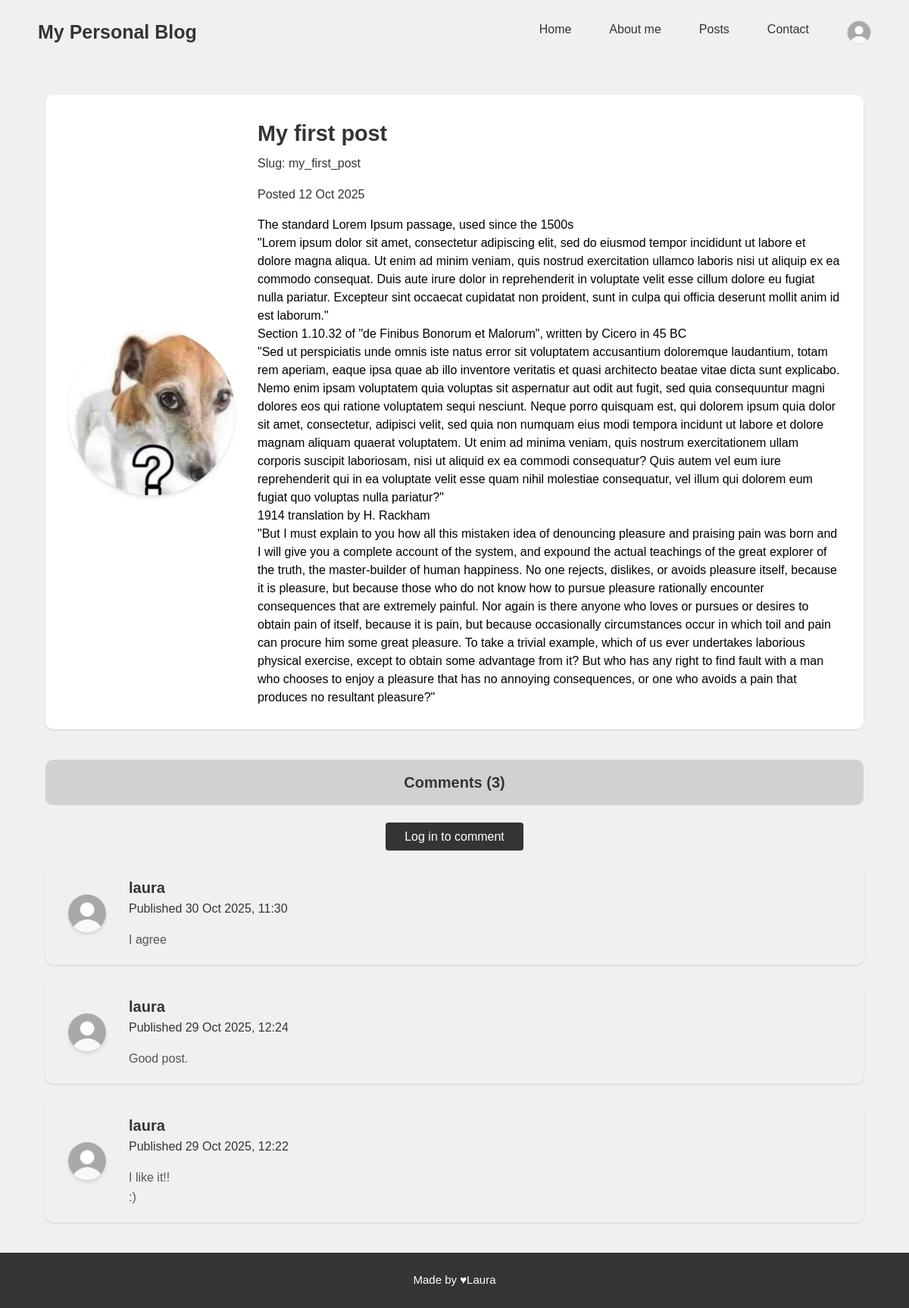
Screenshot of /posts/my_first_post/ with the database file from the repository.
### posts/models.py (models this page shows, shortened)
class Post(models.Model):
    image = models.ImageField(default='def_post.png', blank=True)
    title = models.CharField(max_length=100)
    description = models.CharField(max_length=300)
    content = models.TextField()
    slug = models.SlugField(unique=True)
    date_published = models.DateTimeField(auto_now_add=True)

### comments/models.py (models this page shows, shortened)
class Comment(models.Model):
    post = models.ForeignKey(Post, on_delete=models.CASCADE, related_name='comments')
    author = models.ForeignKey(User, on_delete=models.CASCADE)
    text = models.TextField(max_length=1000)
    created_at = models.DateTimeField(auto_now_add=True)

### posts/views.py (the view)
# urls.py: path('<slug:slug>/', views.post_detail, name='post_detail'),
def post_detail(request, slug):
    post = Post.objects.get(slug=slug)
    comments = post.comments.all().order_by('-created_at')
    form = CommentForm()
    return render(request, 'posts/post_detail.html', {
        'post': post,
        'comments': comments,
        'form': form,
    })

### posts/templates/posts/post_detail.html (shortened to what this page needs)
{% extends "base.html" %}
{% load static %}
{% block content %}
<div class="max-w-[90%] mx-auto m-[40px]">
    <section class="bg-white rounded-[10px] p-[30px] shadow dark:bg-[#2a2a2a]">
        <div class="flex flex-col lg:flex-row items-center gap-[30px]">
            <img src="{{ post.image.url }}" alt="{{ post.title }}"
                class="w-[220px] h-[220px] object-cover rounded-full shadow-md">
            <div>
                <h2 class="text-[1.8rem] font-semibold text-[#343434] mb-[5px] dark:text-[#e5e5e5]">
                    {{ post.title }}
                </h2>
                <p class="text-[#343434] leading-relaxed text-justify mb-[15px] dark:text-[#cfcfcf]">
                    Slug: {{ post.slug }}
                </p>
                <p class="text-[#343434] leading-relaxed text-justify mb-[15px] dark:text-[#cfcfcf]">
                    Posted {{ post.date_published|date:"d M Y" }}</p>
                <p class="text-[#555] leading-relaxed text-justify mb-[15px] dark:text-[#cfcfcf]">
                    {{ post.content|linebreaks }}
                </p>
            </div>
        </div>
    </section>
</div>
<div class="max-w-[90%] mx-auto m-[40px]">
    <div class="bg-[#d1d1d1] flex flex-col items-center py-[15px] rounded-[10px] dark:bg-[#2a2a2a] mb-[30px]">
        <h1 class="text-[20px] text-[#343434] m-0 dark:text-[#e5e5e5] font-semibold">Comments ({{ comments.count }})
        </h1>
    </div>
    {% if user.is_authenticated %}
    <form action="{% url 'posts:add_comment' post.slug %}" method="post">
        {% csrf_token %}
        {% for field in form %}
        <div class="w-full text-center">
            {{ field }}
        </div>
        {% endfor %}
        <div class="text-center">
            <button type="submit"
                class="cursor-pointer bg-[#343434] text-white rounded-[4px] px-[25px] py-[5px] no-underline hover:bg-[#575757] dark:hover:bg-[#696969] dark:bg-[#575757] dark:text-white">Post
                comment
            </button>
        </div>
    </form>
    {% else %}
    <p class="text-center mt-4">
        <a href="{% url 'users:login' %}?next={{ request.path }}" class="w-2/5 bg-[#343434] text-white rounded-[4px] px-[25px] py-[10px] mt-[20px] self-start no-underline hover:bg-[#575757] dark:hover:bg-[#696969] dark:bg-[#575757] dark:text-white cursor-pointer">
            Log in to comment
        </a>
    </p>
    {% endif %}
    {% for comment in comments %}
    <section class="mt-[20px] rounded-[10px] p-[10px] shadow dark:bg-[#2a2a2a]">
        <div class="flex flex-col lg:flex-row items-center gap-[30px] px-[20px] py-[10px]">
            <img src="{% static 'images/default_user.jpg' %}" alt="user profile photo"
                class="w-[50px] h-[50px] object-cover rounded-full shadow-md">
            <div>
                <div class="text-[#343434] font-semibold text-justify dark:text-[#cfcfcf] text-[20px]">
                    {{ comment.author.username }}</div>
                <div class="text-[#343434] leading-relaxed text-justify mb-[15px] dark:text-[#cfcfcf]">
                    Published {{ comment.created_at|date:"d M Y" }}, {{ comment.created_at|time:"H:i" }}</div>
                <div class="text-[#555] leading-relaxed text-justify dark:text-[#cfcfcf]">
                    {{ comment.text|linebreaks }}
                </div>
            </div>
        </div>
    </section>
    {% empty %}
    <p class="mt-[30px] text-[25px] text-[#343434] font-bold m-0 dark:text-[#e5e5e5] text-center">No comments yet. Be
        the first!</p>
    {% endfor %}
</div>
{% endblock %}

### theme/templates/base.html (shortened to what this page needs)
{% load static tailwind_tags %}
<!DOCTYPE html>
<html lang="en" class="font-[Montserrat,Arial,Calibri]">
<head>
    {% tailwind_css %}
    {% load static %}
</head>
<body
    class="min-h-screen flex flex-col font-[Montserrat,Arial,Calibri] bg-[#f0f0f0] m-0 dark:bg-[#0f0f0f] dark:text-[#e5e5e5]">
    <header class="h-[85px]">
        <div class="flex items-center justify-between px-[50px] h-full bg-[#f0f0f0] dark:bg-[#0f0f0f]">
            <div class="text-[25px] font-bold text-[#343434] dark:text-[#e5e5e5]">My Personal Blog</div>
            <nav>
                <ul class="flex gap-[50px] list-none">
                    <li><a href="/"
                            class="text-[#343434] hover:text-[#575757] no-underline dark:text-[#e5e5e5] dark:hover:text-[#f3f3f3]">Home</a>
                    </li>
                    <li><a href="/aboutme"
                            class="text-[#343434] hover:text-[#575757] no-underline dark:text-[#e5e5e5] dark:hover:text-[#f3f3f3]">About
                            me</a></li>
                    <li><a href="/posts"
                            class="text-[#343434] hover:text-[#575757] no-underline dark:text-[#e5e5e5] dark:hover:text-[#f3f3f3]">Posts</a>
                    </li>
                    <li><a href=""
                            class="text-[#343434] hover:text-[#575757] no-underline dark:text-[#e5e5e5] dark:hover:text-[#f3f3f3]">Contact</a>
                    </li>
                    <li class="relative group">
                        <img src="{% static 'images/default_user.jpg' %}" alt="Perfil"
                            class="w-8 h-8 rounded-full cursor-pointer border border-gray-300 dark:border-gray-600 object-cover" />
                    </li>
                </ul>
            </nav>
        </div>
    </header>
    <main class="flex-grow">
        {% block content %}
        {% endblock %}
    </main>
    <footer class="text-white bg-[#343434] text-center text-[15px] py-[25px] mb-0 dark:bg-[#0b0b0b]">
        Made by ♥Laura
    </footer>
</body>
</html>

### rows the page displays
Post: image (picture), title "My first post", slug "my_first_post", date_published "12 Oct 2025", content "The standard Lorem Ipsum passage, used since the 1500s \"Lorem ipsum dolor sit amet, consectetur adipiscing elit, sed do eiusmod tempor incididunt ut labore et dolore magna aliqua. Ut enim ad minim veniam, quis nostrud exercitation ullamco laboris nisi ut aliquip ex ea commodo consequat. Duis aute irure dolor in reprehenderit in voluptate velit esse cillum dolore eu fugiat nulla pariatur. Excepteur sint occaecat cupidatat non proident, sunt in culpa qui officia deserunt mollit anim id est laborum.\" Section 1.10.32 of \"de Finibus Bonorum et Malorum\", written by Cicero in 45 BC \"Sed ut perspiciatis unde omnis iste natus error sit voluptatem accusantium doloremque laudantium, totam rem aperiam,…"
Comment: author.username "laura", created_at "30 Oct 2025", created_at "11:30", text "I agree"
Comment: author.username "laura", created_at "29 Oct 2025", created_at "12:24", text "Good post."
Comment: author.username "laura", created_at "29 Oct 2025", created_at "12:22", text "I like it!! :)"

### other values shown
{{ comments.count }} "3"
